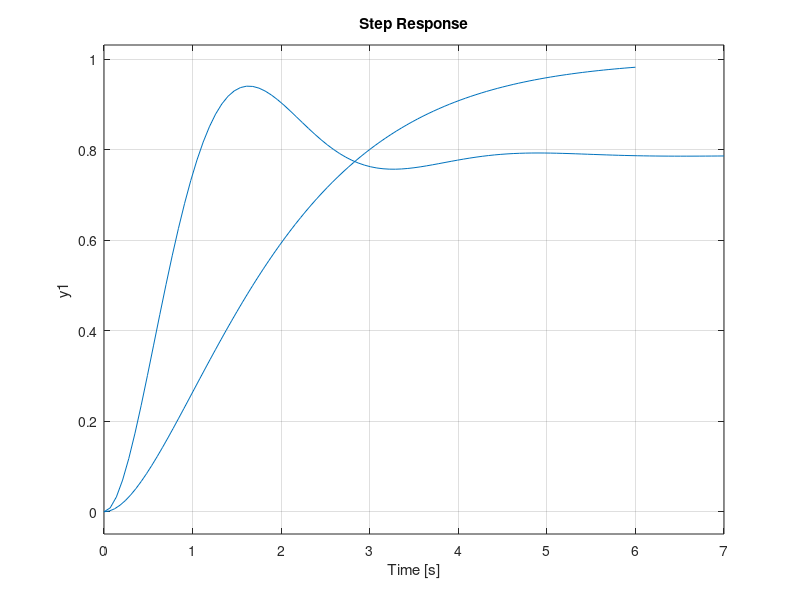

Write MATLAB code to recreate this figure.
clear
close all
%% Oscilaciones sostenidas
Kcr=10
num=[1]
den=[1 2 1]
G=tf(num,den)
%Glc=feedback(Kcr*G,1)
polos=pole(G)
T=3.7
L=0.3
Kp=0.3*(T/L)
Ki=0.5/L
Kd=1.7*L
Glc=feedback(Kp*G,1)
figure
step(G)
hold on
step(Glc)
grid on